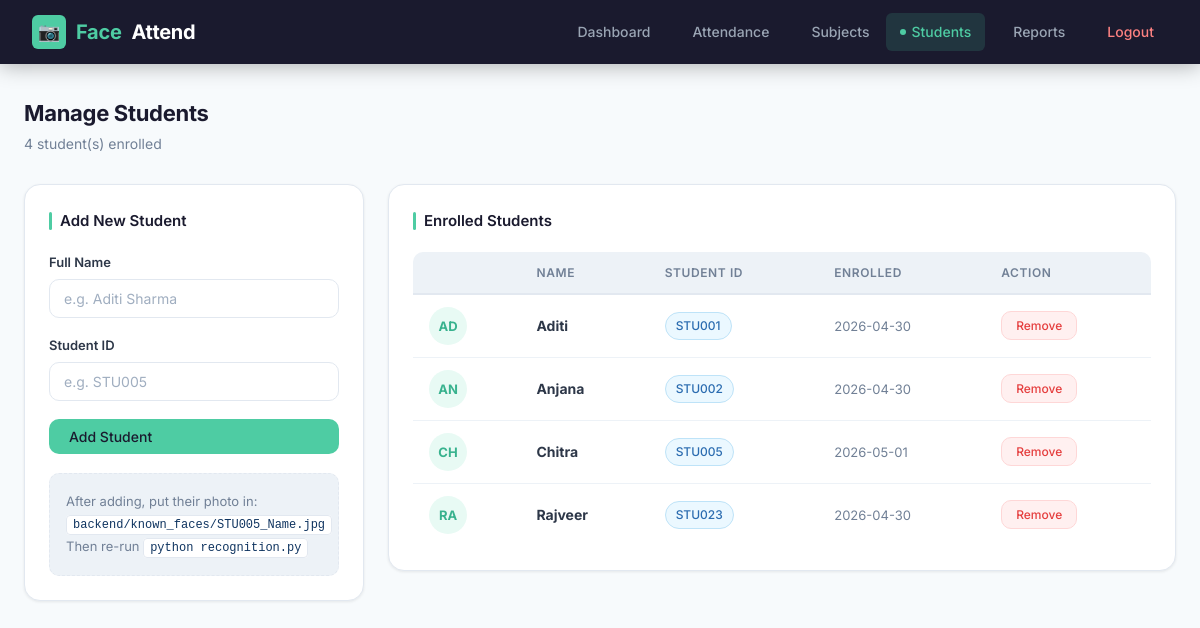
/admin (signed in), run on an earlier commit of the app's database.
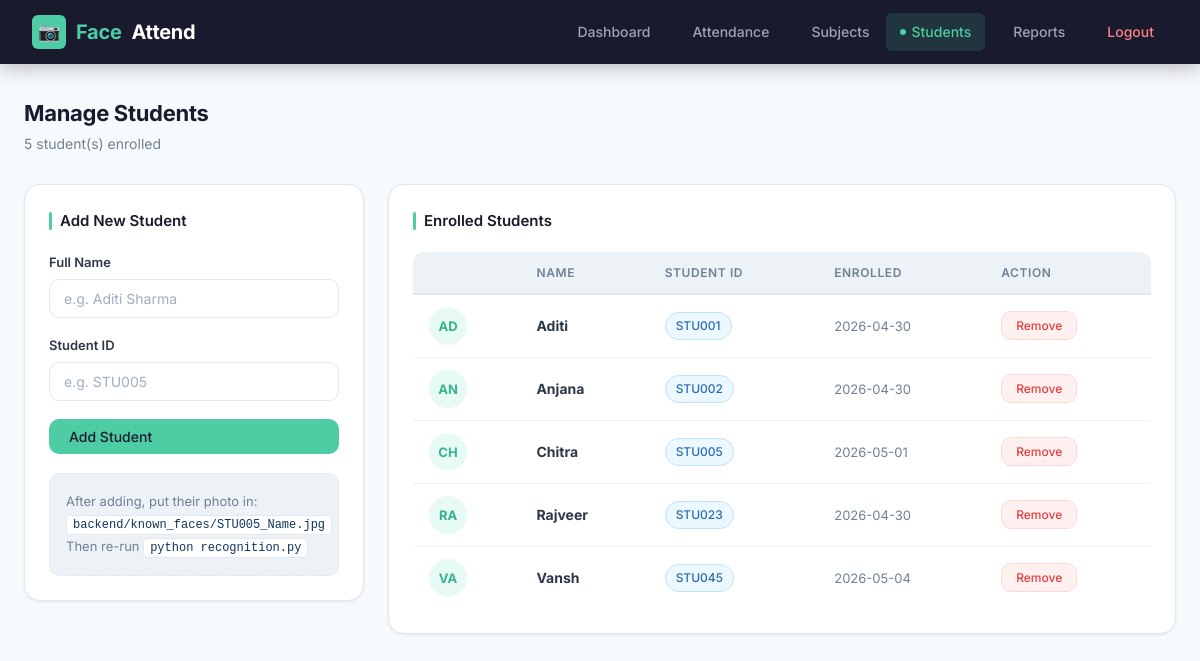
And on a later commit of the database.
### tables this page shows
CREATE TABLE students (
            id          INTEGER PRIMARY KEY AUTOINCREMENT,
            name        TEXT    NOT NULL,
            student_id  TEXT    UNIQUE NOT NULL,
            enrolled_at TEXT    NOT NULL
        );

### app.py (the view)
@app.route("/admin")
@login_required
def admin():
    students = get_all_students()
    return render_template("admin.html", students=students)

### app.py (called while the page is built)
def login_required(f):
    from functools import wraps
    @wraps(f)
    def decorated(*args, **kwargs):
        if "logged_in" not in session:
            return redirect(url_for("login"))
        return f(*args, **kwargs)
    return decorated

### backend/database.py (called while the page is built)
def get_connection():
    conn = sqlite3.connect(DB_PATH)
    conn.row_factory = sqlite3.Row
    return conn

def get_all_students():
    conn = get_connection()
    cursor = conn.cursor()
    cursor.execute("SELECT * FROM students ORDER BY name")
    students = cursor.fetchall()
    conn.close()
    return students

### templates/admin.html (shortened to what this page needs)
{% extends "base.html" %}
{% block content %}
<div class="page-header">
  <div>
    <div class="page-title">Manage Students</div>
    <div class="page-subtitle">{{ students|length }} student(s) enrolled</div>
  </div>
</div>
<div class="admin-grid">
  <div class="card" style="margin-bottom:0">
    <div class="card-title">Add New Student</div>
    <div class="form-group">
      <label>Full Name</label>
      <input type="text" id="name" placeholder="e.g. Aditi Sharma">
    </div>
    <div class="form-group">
      <label>Student ID</label>
      <input type="text" id="sid" placeholder="e.g. STU005">
    </div>
    <button class="btn btn-primary" onclick="addStudent()" style="width:100%">Add Student</button>
    <div class="photo-hint" style="margin-top:1.2rem">
      After adding, put their photo in:<br>
      <code>backend/known_faces/STU005_Name.jpg</code><br>
      Then re-run <code>python recognition.py</code>
    </div>
  </div>
  <div class="card" style="margin-bottom:0">
    <div class="card-title">Enrolled Students</div>
    {% if students %}
    <div class="table-wrap">
    <table>
      <thead><tr><th></th><th>Name</th><th>Student ID</th><th>Enrolled</th><th>Action</th></tr></thead>
      <tbody id="student-table">
        {% for s in students %}
        <tr id="row-{{ s.student_id }}">
          <td>
            <div class="student-avatar">
              {{ s.name[:2].upper() }}
            </div>
          </td>
          <td><strong>{{ s.name }}</strong></td>
          <td><span class="badge badge-blue">{{ s.student_id }}</span></td>
          <td style="color:var(--text-muted);font-size:13px">{{ s.enrolled_at[:10] }}</td>
          <td>
            <button class="btn btn-danger btn-sm"
              onclick="deleteStudent('{{ s.student_id }}','{{ s.name }}')">Remove</button>
          </td>
        </tr>
        {% endfor %}
      </tbody>
    </table>
    </div>
    {% else %}
    <div class="empty-state"><p>No students enrolled yet.<br>Add a student using the form.</p></div>
    {% endif %}
  </div>
</div>
{% endblock %}

What changed in the data, as far as the page shows it:
added students: name "VA", name "Vansh", student_id "STU045", enrolled_at "2026-05-04"
Also different on the page:
{{ students|length }}: "4" → "5"
